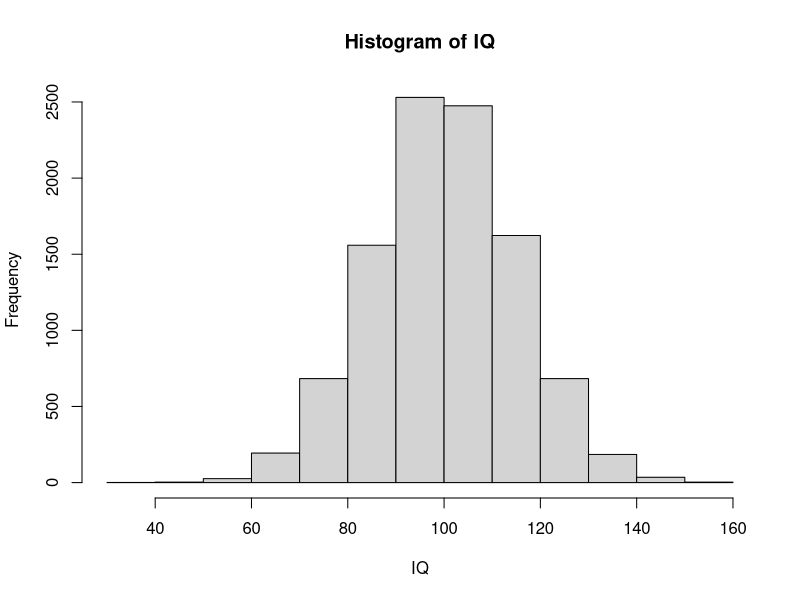
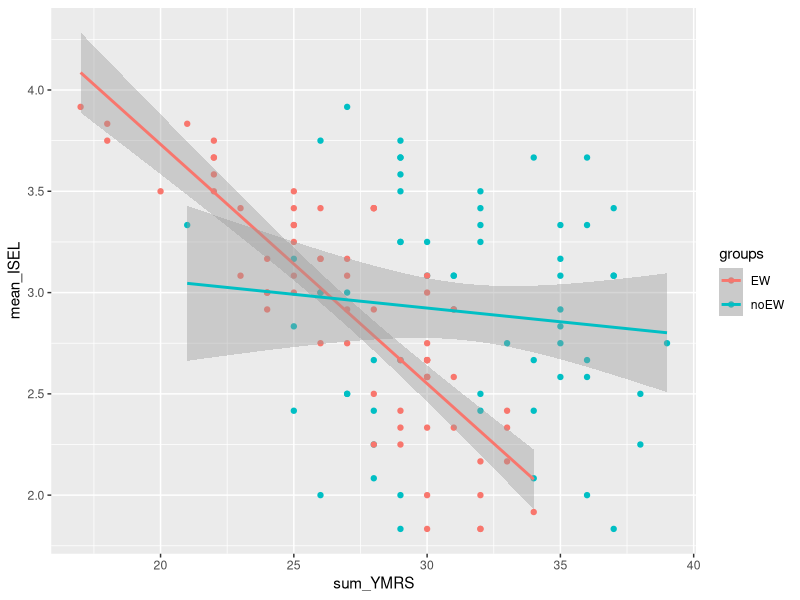
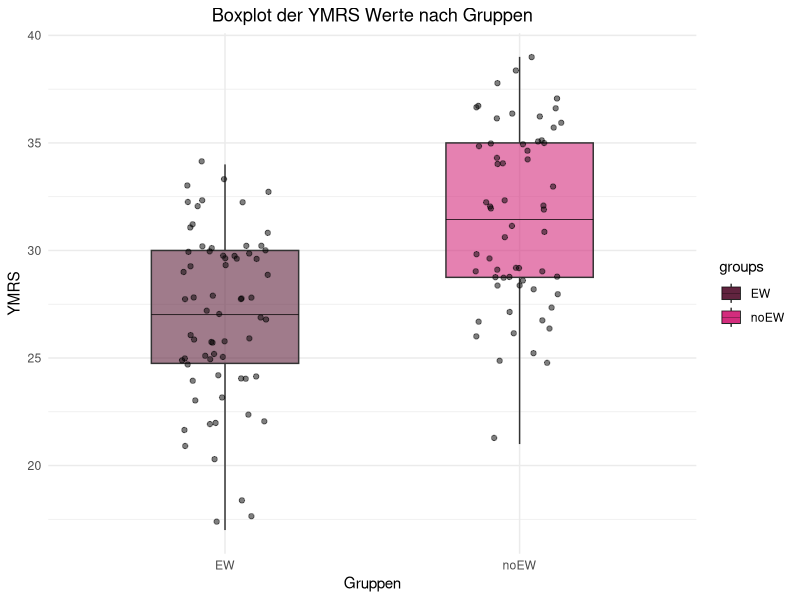

The R source for these figures, in order:

# Einheit 1 ---------------------------------------------------------------

2 + 2 #Addition 

# Hier kommt eine Subtraktion

3-2
5 * 8
3 ^ 2
sqrt(10) + 11

?sqrt

# Objekte

a = 2
a

b = 4 * 5 

a + b 

c = a + b
c

d <- 10

# Zahltypen 

zahl = 4.5

Psychologe = "Wundt"

class(Psychologe)
class(zahl)

vector = c(2, 3, 4, 5, 1, 8)
vector


lieblingspsychologinnen = c("Mary", "Feldmann-Barett", "Anna Freud")

# Datensimulation

k = 1:100
sequenz = seq(from = 5, to = 500, by = 10)
identisch = seq(5, 500, 10)

kombination = c(1:10, seq(10, 100, 5))
y = c(k, sequenz)


# Normalverteilung 

n = 10000
MW = 100
SD = 15
IQ = rnorm(n, MW, SD)
hist(IQ)

# Erstellt einen numerischen Vektor "CFH", der die zahlen 12 bis 54 und jede dritte Zahl von 100 bis 120 enthält

CFH = c(12:54, seq(100, 120, 3))
CFH

Teil1 = 12:54
Teil2 = seq(100,120,3)

CFH2 = c(Teil1, Teil2)


# Elemente aus Vektoren auswählen ("Indizierung")


Vierte_Stelle = CFH[4]
Bereich = CFH[3:10]
CFH[c(4,8)]
CFH[seq(2,8,2)]
CFH[-1]

lieblingspsychologinnen[-1]
lieblingspsychologinnen[2]
lieblingspsychologinnen[c(1,3)]

mean(CFH) # Mittelwert
sd(CFH) #Standardabweichung
var(CFH) # Varianz

mean(lieblingspsychologinnen)

Ordinal = c(1:10, 10, 10, 8) #Plätze bei einem Wettkampf
as.factor(Ordinal)

lieblingspsychologinnen = c("Mary", "Mary", "Mary", "Feldmann-Barett", "Anna Freud", "Anna Freud")
lieblingspsychologinnen = as.factor(lieblingspsychologinnen)

table(lieblingspsychologinnen)


# Einheit 2 ---------------------------------------------------------------

Studiengang = c("Psychologie", "Mathematik", "Biologie", "Psychologie", "Mathematik")
levels(Studiengang)

Studiengang = factor(Studiengang, levels = c("Psychologie", "Biologie", "Mathematik"))
Studiengang

Geschlecht = c(1,2,1,2,2,2,3,1,1)
mean(Geschlecht)

Geschlecht = factor(Geschlecht, levels= c(1, 2, 3), labels = c("weiblich", "maennlich", "divers"))
Geschlecht
mean(Geschlecht)
table(Geschlecht)

Schulabschluss = c("Abitur", "Realschule", "Hauptschule", "Abitur", "Realschule", "Realschule", "Abitur")
Schulabschluss = factor(Schulabschluss, levels = c("Hauptschule", "Realschule", "Abitur"), ordered = TRUE)
Schulabschluss

Schulabschluss > "Hauptschule"
Schulabschluss[Schulabschluss >= "Realschule"]

set.seed(22)
df = data.frame(Studiencode = 100:105,
                Diagnose = c("Depression", "Angststörung", "Zwangsstörung", "Depression", "Zwangsstörung", "ADHS"),
                Klinik = c("LMU", "LMU", "LMU", "MPI", "MPI", "MPI"),
                BDI = rnorm(6, mean = 25, sd = 7),
                Alter = c(22, 24, 55, 85, 43, 45))

df
names(df)
head(df)
nrow(df)
ncol(df)
View(df)
str(df)

df$Alter
df$Diagnose = factor(df$Diagnose)
df$Klinik = factor(df$Klinik)
str(df)

df$Geschlecht = factor(c(1, 2, 3, 1, 2, 1), levels = c(1,2,3), 
                       labels = c("männlich", "weiblich", "divers"))
df

df[3,]
df[2:5,]
df[c(1,4),]
df[2:4, "Klinik"]
df$Klinik[2:4]
df[,c("Klinik", "BDI")]

#Aufgabe: Welche Diagnose hat die 3. Person? - es gibt (mindestens) zwei Optionen

df[3, "Diagnose"]
df[3, 2]
df$Diagnose[3]

df[3, "Diagnose"] = "ADHS"
df[3, "Diagnose"]

# Statt über Positionen können wir Werte nach einer BEDINGUNG auswählen.

df$Alter > 30
Alten = df[df$Alter > 30,]
Alten
Frauen = df[df$Geschlecht == "weiblich",]
Frauen
df[df$Alter > 30 & df$Geschlecht == "männlich",]
df[df$Alter > 30 | df$Geschlecht == "männlich",]

# install.packages("tidyverse")
library(tidyverse)

starwars$mass

filter(starwars, mass > 100)

Schwergewichte = starwars %>% filter(mass > 100)
Schwergewichte$name


# Einheit 3 ---------------------------------------------------------------

library(tidyverse)
mean(starwars$mass, na.rm = TRUE)

round(mean(starwars$mass, na.rm = TRUE),2)

df = read.csv("bipolar.csv")
# readRDS() R-Format

# .sav (SPSS) 
# install.packages("haven")
#library(haven)
#read_sav()

# install.packages("readxl")

head(df)
str(df)
View(df)
summary(df)
anyNA(df)

df$YMRS_1 + df$YMRS_2

rowSums(df[,c("YMRS_1", "YMRS_2", "YMRS_3")])

library(tidyverse)

?select
rowSums(select(df, starts_with("YMRS")))

df$sum_YMRS = rowSums(select(df, starts_with("YMRS")))
head(df)

round(mean(df$sum_YMRS),2)
sd(df$sum_YMRS)
var(df$sum_YMRS)
range(df$sum_YMRS)

table(df$groups)

df$sum_YMRS[df$groups == "EW"]
df$sum_YMRS[df$groups == "noEW"]

mean(df$sum_YMRS[df$groups == "EW"])
mean(df$sum_YMRS[df$groups == "noEW"])

tapply(df$sum_YMRS, df$groups, mean)
tapply(df$sum_YMRS, df$groups, sd)

df %>% group_by(groups) %>%
  summarise(n = n(),
            Mittelwert = mean(sum_YMRS),
            SD = sd(sum_YMRS),
            Min = min(sum_YMRS),
            Max = max(sum_YMRS))

#install.packages("psych")
library(psych)

psych::describe(df)

describe(df)
describeBy(df, group = df$groups)

head(df)

t.test(sum_YMRS ~ groups, data = df, var.equal = TRUE, alternative = "less")
?t.test


# Einheit 4 ---------------------------------------------------------------

library(tidyverse)
library(psych)
library(ggplot2)

bipolar = read_csv("bipolar.csv")
rohdaten = read_csv("bipolar.csv")

# names(bipolar)

bipolar$sum_YMRS = rowSums(select(bipolar, starts_with("YMRS")))

# Reverse Items: 1, 2, 7, 8, 11, 12 

# summary(select(bipolar, starts_with("ISEL")))

# bipolar$ISEL_1r = recode(bipolar$ISEL_1, "1" = 4, "2" = 3, "3" = 2, "4" = 1)

# bipolar[, c("ISEL_1r", "ISEL_1")]

bipolar$ISEL_1 = recode(bipolar$ISEL_1, "1" = 4, "2" = 3, "3" = 2, "4" = 1)
bipolar$ISEL_2 = recode(bipolar$ISEL_2, "1" = 4, "2" = 3, "3" = 2, "4" = 1)
bipolar$ISEL_7 = recode(bipolar$ISEL_7, "1" = 4, "2" = 3, "3" = 2, "4" = 1)
bipolar$ISEL_8 = recode(bipolar$ISEL_8, "1" = 4, "2" = 3, "3" = 2, "4" = 1)
bipolar$ISEL_11 = recode(bipolar$ISEL_11, "1" = 4, "2" = 3, "3" = 2, "4" = 1)
bipolar$ISEL_12 = recode(bipolar$ISEL_12, "1" = 4, "2" = 3, "3" = 2, "4" = 1)

bipolar$mean_ISEL = rowMeans(select(bipolar, starts_with("ISEL")))


saveRDS(bipolar, file = "bipolar_clean")

t.test(sum_YMRS ~ groups, data = bipolar)

#?ggplot2


jpeg(file = "Unser_erstes_GGPLOT.jpg", width = 15, 
     height = 10, units = "cm", res = 300)

ggplot(data = bipolar, aes(x = groups, y = sum_YMRS, fill = groups)) +
  geom_boxplot(width = 0.5, alpha = 0.6, fatten = NULL) +
  geom_jitter(width = 0.15, alpha = 0.5) +
  stat_summary(fun = "mean", geom = "crossbar", width = 0.5, linewidth = 0.1, color = "black") +
  labs(x = "Gruppen", y = "YMRS", title = "Boxplot der YMRS Werte nach Gruppen") +
  theme_minimal() +
  scale_fill_manual(values = c("#61243F", "#D32D7D")) +
  theme(legend.position = "right",
        plot.title = element_text(hjust = 0.5, vjust = 1))

dev.off()

cor(bipolar$sum_YMRS, bipolar$mean_ISEL)
cor.test(bipolar$sum_YMRS, bipolar$mean_ISEL, 
         method = "pearson", alternative = "less")
?cor.test

ggplot(bipolar, aes(x = sum_YMRS, y = mean_ISEL, color = groups)) +
  geom_point() +
  geom_smooth(method = "lm")
